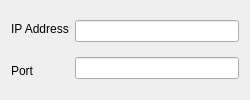
<?xml version="1.0" encoding="UTF-8"?>
<ui version="4.0">
 <class>SelectIpPortDialog</class>
 <widget class="QDialog" name="SelectIpPortDialog">
  <property name="geometry">
   <rect>
    <x>0</x>
    <y>0</y>
    <width>250</width>
    <height>100</height>
   </rect>
  </property>
  <property name="windowTitle">
   <string>Dialog</string>
  </property>
  <layout class="QHBoxLayout" name="horizontalLayout_2">
   <item>
    <layout class="QHBoxLayout" name="horizontalLayout">
     <item>
      <layout class="QVBoxLayout" name="verticalLayout">
       <item>
        <widget class="QLabel" name="ipAddress_lbl">
         <property name="text">
          <string>IP Address</string>
         </property>
        </widget>
       </item>
       <item>
        <widget class="QLabel" name="port_lbl">
         <property name="text">
          <string>Port</string>
         </property>
        </widget>
       </item>
      </layout>
     </item>
     <item>
      <layout class="QVBoxLayout" name="verticalLayout_2">
       <item>
        <widget class="QLineEdit" name="ipAddress_le"/>
       </item>
       <item>
        <widget class="QLineEdit" name="port_le"/>
       </item>
      </layout>
     </item>
    </layout>
   </item>
  </layout>
 </widget>
 <resources/>
 <connections/>
</ui>
